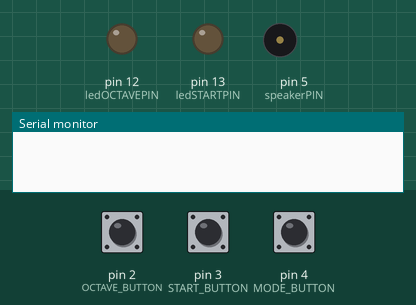
Recording of a sketch running on a simulated Arduino Uno, built with avr-gcc and run on an emulated ATmega328P. Parts: output pins drawn as LEDs (lit = HIGH), buzzer (waves = sounding), the last lines printed to the serial monitor. Inputs (shaded band) come from the test bench; at power-on: pin 3 (START_BUTTON) HIGH, pin 2 (OCTAVE_BUTTON) HIGH, pin 4 (MODE_BUTTON) HIGH.

Above: at 1.2 s.
1.3 s: pin 3 (START_BUTTON) pulled LOW for 0.25 s
At 4.05 s:
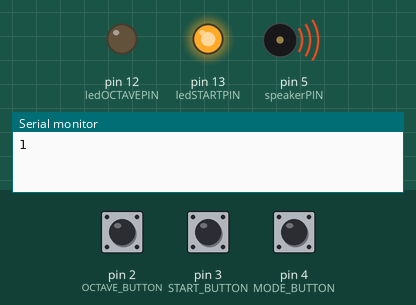
4.3 s: pin 2 (OCTAVE_BUTTON) pulled LOW for 0.25 s
At 7.01 s:
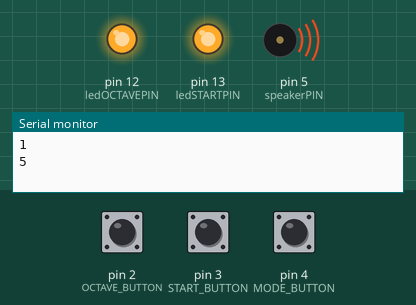
7.3 s: pin 3 (START_BUTTON) pulled LOW for 1 s
At 8.3 s:
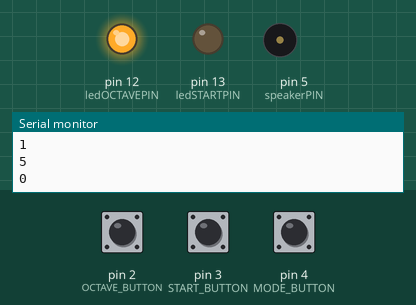
9.8 s: pin 2 (OCTAVE_BUTTON) pulled LOW for 1 s
At 10.8 s:
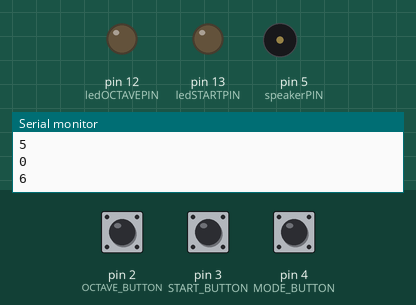
12.3 s: pin 2 (OCTAVE_BUTTON) pulled LOW for 3.2 s
At 13.3 s:
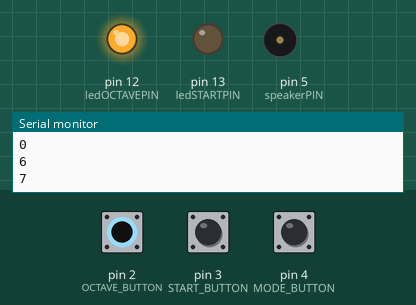
17.0 s: pin 3 (START_BUTTON) pulled LOW for 3.2 s
At 17.05 s:
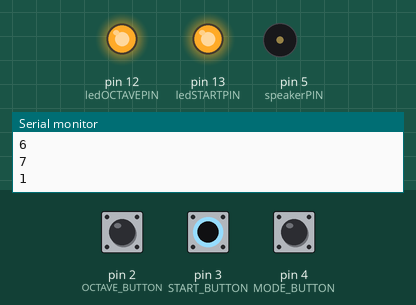
Timing chart, 0 to 22.7 s (numbered marks = the images above; inputs shaded):
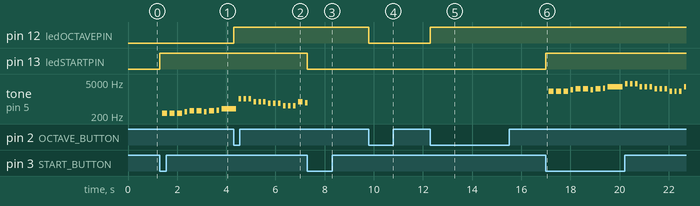

Measured:
- after the input at 1.3 s, pin 13 (ledSTARTPIN): LOW → HIGH at once; tone on pin 5 (speakerPIN): plays 261 Hz for 0.20 s, 261 Hz for 0.20 s, 261 Hz for 0.20 s, 293 Hz for 0.10 s, 329 Hz for 0.20 s, 329 Hz for 0.20 s … (10 notes in this stretch), starting after 0.10 s
- after the input at 4.3 s, pin 12 (ledOCTAVEPIN): LOW → HIGH at once
- after the input at 7.3 s, pin 13 (ledSTARTPIN): HIGH → LOW at once; tone on pin 5 (speakerPIN): goes on until 7.3 s, then stays silent
- after the input at 9.8 s, pin 12 (ledOCTAVEPIN): HIGH → LOW at once
- after the input at 12.3 s, pin 12 (ledOCTAVEPIN): LOW → HIGH at once
- after the input at 17.0 s, pin 13 (ledSTARTPIN): LOW → HIGH at once; tone on pin 5 (speakerPIN): plays 2093 Hz for 0.20 s, 2093 Hz for 0.20 s, 2093 Hz for 0.20 s, 2349 Hz for 0.10 s, 2637 Hz for 0.20 s, 2637 Hz for 0.20 s … (23 notes in this stretch), starting after 0.12 s

The sketch:

octaveCount.ino
```cpp
#include <math.h>
#include <stdio.h>
#define speakerPIN 5
#define OCTAVE_BUTTON 2
#define START_BUTTON 3
#define MODE_BUTTON 4
#define songLength 54
#define ledSTARTPIN 13
#define ledOCTAVEPIN 12

int octave = 4;
float C = 16.3516;
float D = 18.35405;
float E = 20.60172;
float F = 21.82676;
float G = 24.49971;
float A = 27.5;
float B = 30.86771;
float high_C = 32.70320;
float rest = 0;
unsigned long last_interrupt_octave = 0;
unsigned long last_interrupt_startStop = 0;
bool doPlayback = false;
bool testMode = false;
bool prevMode = HIGH;
bool currMode = false;
bool octaveLED = false;

float notes[] = {C, rest, C, rest, C, rest, D, rest, E, rest, E, rest, D, rest, E, rest, F, rest, G, rest, high_C, rest, high_C, rest, high_C, rest, G, rest, G, rest, G, rest, E, rest, E, rest, E, rest, C, rest, C, rest, C, rest, G, rest, F, rest, E, rest, D, rest, C, rest};
int beats[] = {2,1,2,1,2,1,1,1,2,1,2,1,1,1,2,1,1,1,6,1,1,1,1,1,1,1,1,1,1,1,1,1,1,1,1,1,1,1,1,1,1,1,1,1,2,1,1,1,2,1,1,1,5,1};
int gap = 100;

//interrupt driven change of the octave. On a downpress the octave will increment up to 7 then go back to 4 on the next interrupt.
void changeOctave(){
  unsigned long interrupt = millis();
  if(interrupt - last_interrupt_octave > 500){
    if(octave == 7){
      octave = 4;
    }else{
      octave++;
    }
    octaveLED = !octaveLED;
    Serial.println(octave);
    digitalWrite(ledOCTAVEPIN,octaveLED);
  }
  last_interrupt_octave = millis();
}

//interrupt driven change of playback state
void startStop(){
  unsigned long interrupt = millis();
  if(interrupt - last_interrupt_startStop > 500){
    doPlayback = !doPlayback;
    digitalWrite(ledSTARTPIN, doPlayback);
    Serial.println(doPlayback);
  }
  last_interrupt_startStop = millis();
}

//main playback method: TODO: make this method take in milliseconds
void playSong(){
  int i_note_index = 0;
  while(i_note_index < songLength && doPlayback){
      tone(speakerPIN, notes[i_note_index]*pow(2,octave), gap*beats[i_note_index]);
      delay(gap*beats[i_note_index]);
      i_note_index++;
  }
  if(i_note_index >= songLength) {
    i_note_index = 0;
  }
}

//Setup serial and pins
void setup() {
  Serial.begin(115200);
  pinMode(OCTAVE_BUTTON, INPUT_PULLUP);
  attachInterrupt(digitalPinToInterrupt(OCTAVE_BUTTON), changeOctave, FALLING);
  pinMode(START_BUTTON, INPUT_PULLUP);
  attachInterrupt(digitalPinToInterrupt(START_BUTTON), startStop, FALLING);
  pinMode(MODE_BUTTON, INPUT_PULLUP);
  pinMode(ledSTARTPIN, OUTPUT);
  pinMode(ledOCTAVEPIN, OUTPUT);
}

void loop() {
  //This block reads the current button state and if it constitutes a state change, we update the testMode variable
  currMode = digitalRead(MODE_BUTTON);
  if(currMode == LOW && prevMode != LOW){
    prevMode = LOW;
    testMode = !testMode;
  }else if(currMode == HIGH){
    prevMode = HIGH;
  }
  delay(200);

  //if doPlayback is true and we're in either of the two modes, do their respective tasks
  if(!testMode && doPlayback){
    playSong();
  }else if(testMode && doPlayback){
    Serial.println("Test Listen Mode!");
    delay(1000);
  }
}
```
